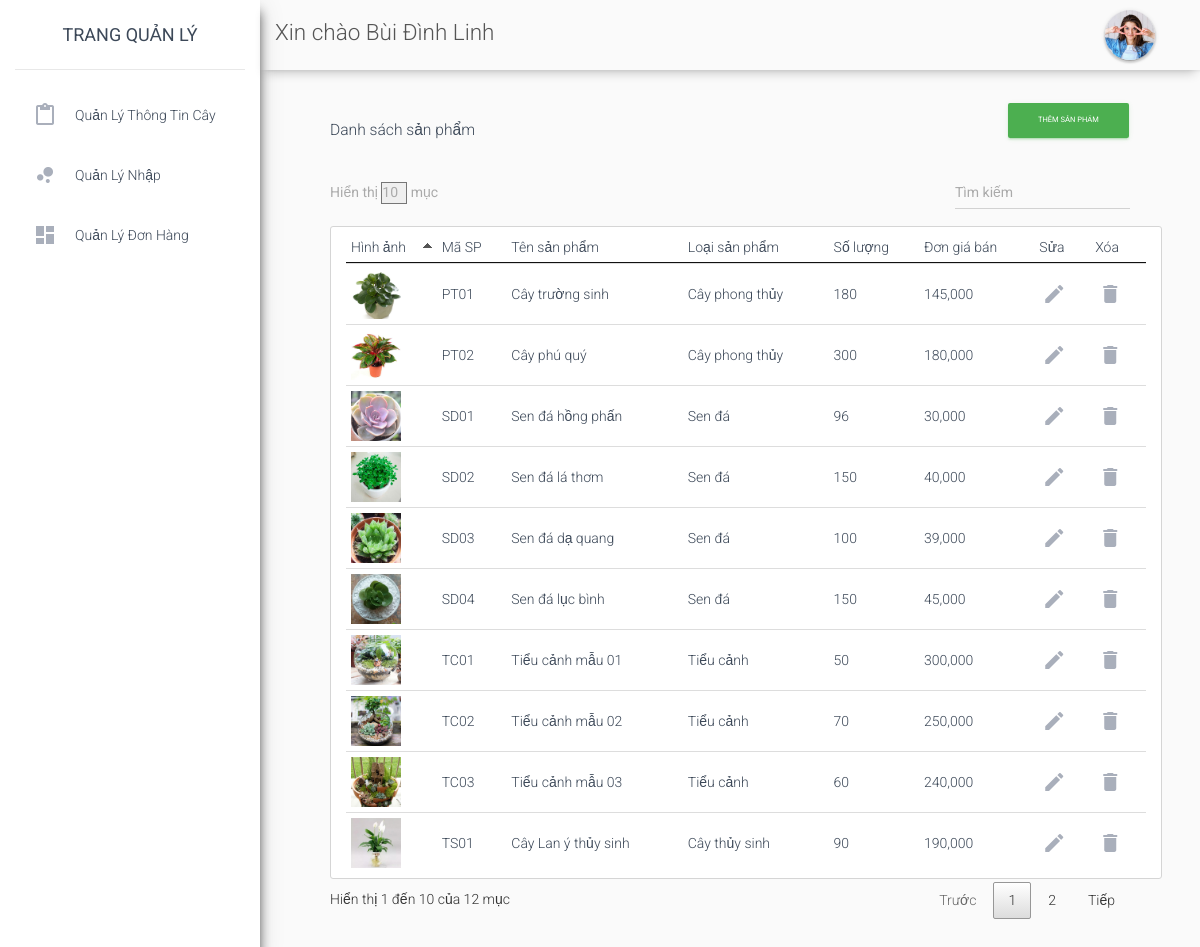
/admin/?options=sanpham_list (signed in), run on the app's committed database.
### tables this page shows
CREATE TABLE IF NOT EXISTS `managers` (
  `ID` int(11) NOT NULL AUTO_INCREMENT,
  `Name` varchar(150) NOT NULL,
  `User_name` varchar(150) NOT NULL,
  `User_pass` varchar(150) NOT NULL,
  `Address` varchar(255) NOT NULL,
  `Phone` int(11) NOT NULL,
  `Email` varchar(150) NOT NULL,
  `Avarta` varchar(150) NOT NULL,
  PRIMARY KEY (`ID`)
);

CREATE TABLE IF NOT EXISTS `tree` (
  `ID` varchar(150) NOT NULL,
  `Category_ID` int(11) NOT NULL,
  `Tree_name` varchar(255) NOT NULL,
  `Image` varchar(255) NOT NULL,
  `Infor` text NOT NULL,
  `Amount` int(11) NOT NULL,
  `Price` decimal(10,0) NOT NULL,
  `sale` int(11) NOT NULL,
  `Description` text NOT NULL,
  PRIMARY KEY (`ID`)
);

CREATE TABLE IF NOT EXISTS `category` (
  `ID` int(11) NOT NULL AUTO_INCREMENT,
  `Category_name` varchar(255) NOT NULL,
  `Thumbnail` varchar(155) NOT NULL,
  PRIMARY KEY (`ID`)
);

### admin/views/include/sanpham_list.php (the view, shortened to what this page needs)
<div class="maintb">
	<div class="head">
		<div class="row search">
		  <div class="col-xs-6">
		  	<h3>Danh sách sản phẩm</h3>
		  </div>
		  <div class="col-xs-6 head-right">
		    <a href="?options=sanpham_add" class="btn btn-success pull-right" role="button">Thêm sản phẩm</a>
		  </div>
		</div>
	</div>
	<div class="table">
		<table class="table table-hover">
			<thead>
			<tr>
				<td>Hình ảnh</td>
				<td>Mã SP</td>
				<td>Tên sản phẩm</td>
				<td>Loại sản phẩm</td>
				<td>Số lượng</td>
				<td>Đơn giá bán</td>
				<td>Sửa</td>
				<td>Xóa</td>
			</tr>
			</thead>
			<tbody>
			<?php
				$sql = "SELECT tree.*,category.Category_name FROM tree INNER JOIN category ON tree.Category_ID=category.ID ORDER BY tree.ID ASC";
				$kq = mysqli_query($conn,$sql);
				if (mysqli_num_rows($kq)) {
					while ($row = mysqli_fetch_assoc($kq)) {
			?>
			<tr>
				<td data-toggle="modal" data-target="#masp<?php echo $row['ID'] ?>"><img width="50" src="upload/<?php echo $row['Image']; ?>" /></td>
				<td data-toggle="modal" data-target="#masp<?php echo $row['ID'] ?>"><?php echo $row['ID']; ?></td>
				<td data-toggle="modal" data-target="#masp<?php echo $row['ID'] ?>"><?php echo $row['Tree_name']; ?></td>
				<td data-toggle="modal" data-target="#masp<?php echo $row['ID'] ?>"><?php echo $row['Category_name']; ?></td>
				<td data-toggle="modal" data-target="#masp<?php echo $row['ID'] ?>"><?php echo $row['Amount']; ?></td>
				<td data-toggle="modal" data-target="#masp<?php echo $row['ID'] ?>"><?php echo number_format($row['Price']); ?></td>
				<td>
					<a href="?options=sanpham_edit&masp=<?php echo $row['ID']; ?>" title="Chỉnh sửa  sản phẩm có mã [<?php echo $row['ID'] ?>]"><i class="material-icons">edit</i></a>
				</td>
				<td>
					<a href="#" onClick="if(confirm('Bạn có chắc chắn muốn xóa cây có mã là [<?php echo $row['ID'];?>] không?')){ location.href='?options=sanpham_list&action=delete&macay=<?php echo $row['ID'];?>'}" title="Xóa cây có mã [<?php echo $row['ID'] ?>]"><i class="material-icons">delete</i></a>
				</td>
			</tr>
			 <?php }
			}else{
				echo "Không có sản phẩm nào !";
				} ?>
			</tbody>
		</table>
	</div>
</div>

### admin/views/layout/header.php (shortened to what this page needs)
<?php
	$sql = "SELECT * FROM managers WHERE managers.ID = '$manv' ";
	$kq = mysqli_query($conn,$sql);
	$tt = mysqli_fetch_assoc($kq);
?>
<nav class="navbar navbar-expand-lg navbar-transparent navbar-absolute fixed-top ">
	<div class="container-fluid">
		<div class="navbar-wrapper">
			 <h2 class="name-user"> Xin chào <?php echo $tt['Name']; ?></h2>
		</div>
		<div class="collapse navbar-collapse justify-content-end">
			<ul class="navbar-nav">
				<li class="nav-item dropdown">
					<a class="nav-link avarta" href="#pablo" id="navbarDropdownProfile" data-toggle="dropdown" aria-haspopup="true" aria-expanded="false">
					  <img src="upload/<?php echo $tt['Avarta']; ?>">
					</a>
				</li>
			</ul>
		</div>
	</div>
</nav>

### admin/css/datatable.css (style rules this page uses)
table.dataTable { width:100%;margin:0 auto;clear:both;border-collapse:separate;border-spacing:0 }
table.dataTable thead th,table.dataTable thead td { padding:10px 18px;border-bottom:1px solid #111 }
table.dataTable thead .sorting,table.dataTable thead .sorting_asc,table.dataTable thead .sorting_desc,table.dataTable thead .sorting_asc_disabled,table.dataTable thead .sorting_desc_disabled { cursor:pointer;*cursor:hand }
table.dataTable thead .sorting,table.dataTable thead .sorting_asc,table.dataTable thead .sorting_desc,table.dataTable thead .sorting_asc_disabled,table.dataTable thead .sorting_desc_disabled { background-repeat:no-repeat;background-position:center right }
table.dataTable thead .sorting { background-image:url("../images/sort_both.png") }
table.dataTable thead .sorting_asc { background-image:url("../images/sort_asc.png") }
table.dataTable tbody tr { background-color:#ffffff }
table.dataTable tbody th,table.dataTable tbody td { padding:8px 10px }
table.dataTable.no-footer { border-bottom:1px solid #111 }
table.dataTable,table.dataTable th,table.dataTable td { -webkit-box-sizing:content-box;box-sizing:content-box }

### admin/css/style.admin.css (style rules this page uses)
body { padding: 0; margin: 0; background-color: #fafafa; font-size: 14px; }
i { font-size: 24px; line-height: 30px; width: 30px; text-align: center; color: #a9afbb; }
.navbar .avarta img { width: 50px; border-radius: 50%; box-shadow: 0 2px 2px 1px rgba(0, 0, 0, 0.14), 0 3px 1px -2px rgba(0, 0, 0, 0.2), 0 1px 5px 0 rgba(0, 0, 0, 0.12); }
.table.dataTable { border-radius: 3px; padding: 5px 15px; background: #FFF; border: 1px solid #D5D5D5 !important; margin: 0; width: 100%!important; }
.maintb .head-right .btn { float: right; }
.maintb .head { margin-bottom: 30px; }
.navbar.fixed-top { padding: 0!important; box-shadow: 3px 2px 4px -30px rgba(0, 0, 0, 0.56), 6px 0px 4px 0px rgba(0, 0, 0, 0.12), 0 8px 10px -5px rgba(0, 0, 0, 0.2); }

### data on the page
managers: Name "Bùi Đình Linh", Avarta (picture)
tree: Image (picture), ID "PT01", Tree_name "Cây trường sinh", Category_ID.Category_name "Cây phong thủy", Amount "180", Price "145,000"
tree: Image (picture), ID "PT02", Tree_name "Cây phú quý", Category_ID.Category_name "Cây phong thủy", Amount "300", Price "180,000"
tree: Image (picture), ID "SD01", Tree_name "Sen đá hồng phấn", Category_ID.Category_name "Sen đá", Amount "96", Price "30,000"
tree: Image (picture), ID "SD02", Tree_name "Sen đá lá thơm", Category_ID.Category_name "Sen đá", Amount "150", Price "40,000"
tree: Image (picture), ID "SD03", Tree_name "Sen đá dạ quang", Category_ID.Category_name "Sen đá", Amount "100", Price "39,000"
tree: Image (picture), ID "SD04", Tree_name "Sen đá lục bình", Category_ID.Category_name "Sen đá", Amount "150", Price "45,000"
tree: Image (picture), ID "TC01", Tree_name "Tiểu cảnh mẫu 01", Category_ID.Category_name "Tiểu cảnh", Amount "50", Price "300,000"
tree: Image (picture), ID "TC02", Tree_name "Tiểu cảnh mẫu 02", Category_ID.Category_name "Tiểu cảnh", Amount "70", Price "250,000"
tree: Image (picture), ID "TC03", Tree_name "Tiểu cảnh mẫu 03", Category_ID.Category_name "Tiểu cảnh", Amount "60", Price "240,000"
tree: Image (picture), ID "TS01", Tree_name "Cây Lan ý thủy sinh", Category_ID.Category_name "Cây thủy sinh", Amount "90", Price "190,000"
